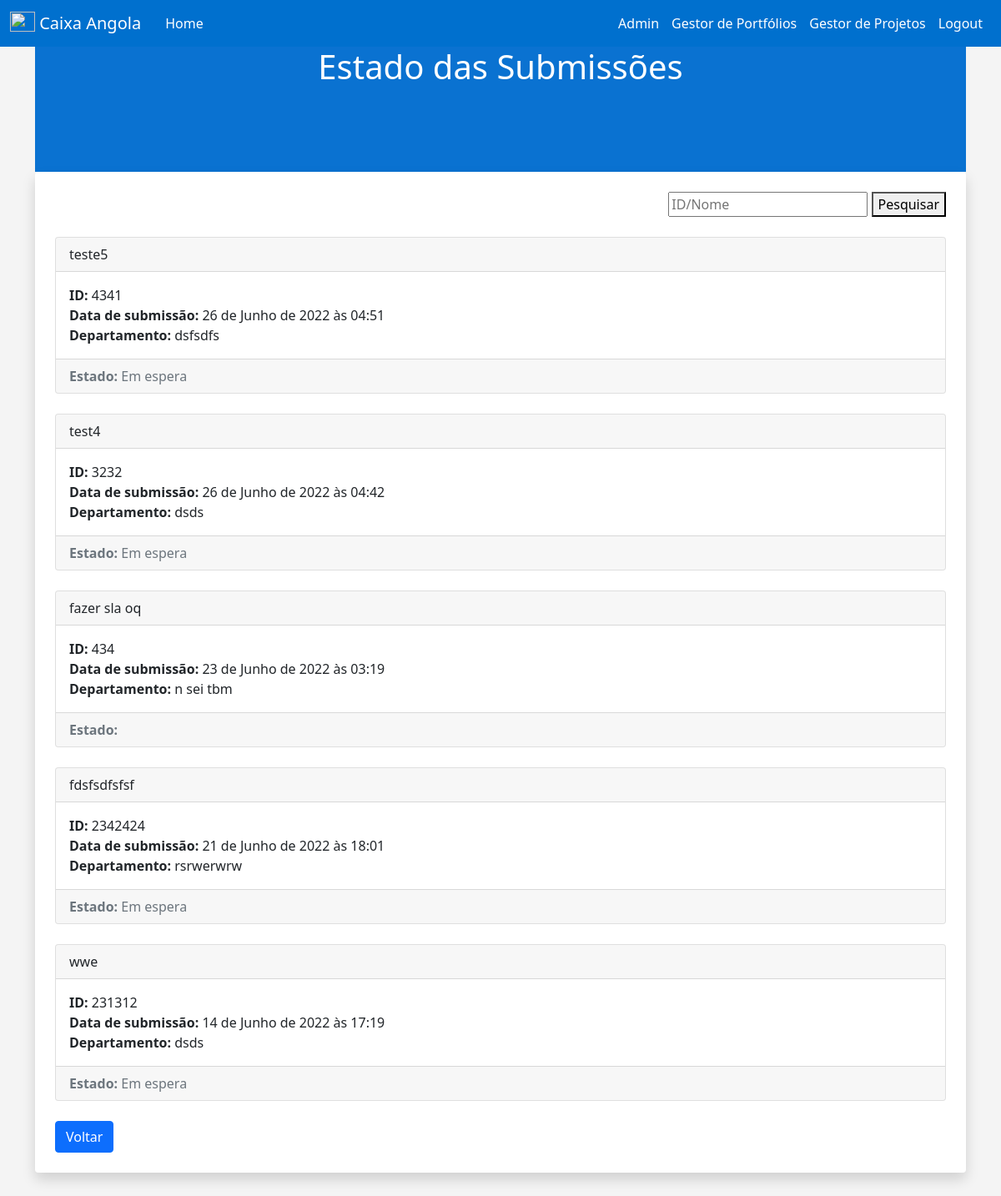
The app's page /SubmissionStatus (signed in) with its own data.
### main/models.py (models this page shows, shortened)
class Oportunidade(models.Model):
	state_choices = (
		("Em espera","Em espera"),
		("Em progresso", "Em progresso"),
		("Finalizado", "Finalizado")
	)
	is_approved_choices = (
		("Sim","Sim"),
		("Não", "Não"),
	)
	recursos_choices = (
		("Sim","Sim"),
		("Não", "Não"),
	)
	nome = models.CharField('Nome', max_length=120)
	id_number = models.IntegerField('ID')
	departamento = models.CharField('Departamento', max_length=120)
	email = models.EmailField(max_length=120)
	desc = models.TextField('Descrição da oportunidade', max_length=240)
	recursos = models.CharField(choices=recursos_choices, max_length=120)
	date = models.DateTimeField(auto_now_add=True)
	state = models.CharField(choices=state_choices, max_length=120, default='Em espera')
	is_approved = models.CharField(choices=is_approved_choices, max_length=120)
	user = models.ForeignKey(User, on_delete=models.CASCADE)

### main/views.py (the view)
# urls.py: path('SubmissionStatus', views.submissionstatus, name='submissionStatus'),
def submissionstatus(request):
	oportunidade_list = Oportunidade.objects.filter(user=request.user).order_by('-date')
	return render(request, 'submissionStatus.html', {
		'oportunidade_list': oportunidade_list
		})

### main/templatetags/auth_extras.py (called while the page is built)
@register.filter(name='has_group')
def has_group(user, group_name):
    group = Group.objects.get(name=group_name)
    return True if group in user.groups.all() else False

### main/templates/submissionStatus.html (shortened to what this page needs)
{% extends 'base.html' %}
{% load static %}
{% block content %}
  <!DOCTYPE html>
  <html>
  <head>
  </head>
  <body>
    <div class="container">
      <div class="header" style="background-color: #0A72D1;">
        <h1 style="text-align: center; color: white;" id="texto">Estado das Submissões</h1>
      </div>
      <div class="shadow p-4 mb-5 bg-body rounded">
      <div class="main">
        <form style="text-align: right;" method="POST" action="{% url 'submission_status_search' %}">
          <input type="search" name="searched" placeholder="ID/Nome">
          <button type="submit">Pesquisar</button>
        </form>
        {% for oportunidade in oportunidade_list %}
                    <div class="card">
                        <div class="card-header">
                            {{ oportunidade.nome }}
                        </div>
                        <div class="card-body">
                            <b>ID: </b>{{ oportunidade.id_number }}
                            <br/>
                            <b>Data de submissão: </b>{{ oportunidade.date }}
                            <br/>
                            <b>Departamento: </b>{{ oportunidade.departamento }}
                            <br/>
                        </div>
                        <div class="card-footer text-muted">
                          <b>Estado: </b>{{ oportunidade.state }}
                        </div>
                    </div>
                    {% endfor %}
                  </div>
                  <a href="index" class="btn btn-primary">Voltar</a>
                </div>
              </div>
  </body>
  </html>
{% endblock %}

### main/templates/base.html (shortened to what this page needs)
{% load static %}
<!doctype html>
<html lang="en">
  <head>
    <link href="https://cdn.jsdelivr.net/npm/bootstrap@5.1.3/dist/css/bootstrap.min.css" rel="stylesheet">
  </head>
  <body>
  {% include 'navbar.html' %}
  </body>
</html>
{% block content %}
{% endblock %}

### main/templates/navbar.html (shortened to what this page needs)
{% load static %}
{% load auth_extras %}
<nav class="navbar navbar-expand-lg navbar-dark" style="background-color: #0070ce;">
  <div class="container-fluid">
    <a class="navbar-brand" href="/">
      <img src="{% static 'main/images/CGDWhite.png' %}" alt="" width="30" height="24" class="d-inline-block align-text-top">
      Caixa Angola
    </a>
    <div class="collapse navbar-collapse" id="navbarSupportedContent">
      <ul class="navbar-nav me-auto mb-2 mb-lg-0">
        <li class="nav-item">
          <a class="nav-link active" aria-current="page" href="/">Home</a>
        </li>
        <li class="nav-item">
          <a class="nav-link" href="#"></a>
        </li>
      </ul>
      {% if user.is_authenticated %}
        {% if user.is_superuser %}
          <span class="navbar-text">
            <li>
              <a href="{% url 'admin:index' %}">Admin</a>
            </li>
          </span>
          <span class="navbar-text">
            <li>
              <a href="{% url 'indexPMO' %}">Gestor de Portfólios</a>
            </li>
          </span>
          <span class="navbar-text">
            <li>
              <a href="{% url 'indexGestor' %}">Gestor de Projetos</a>
            </li>
          </span>
        {% endif %}
        <span class="navbar-text">
          <li>
            <a href="{% url 'logout' %}">Logout</a>
          </li>
        </span>
      {% endif %}
    </div>
  </div>
</nav>

### main/templates/base.html (style rules this page uses)
body { background: #f4f4f4; }

### main/templates/navbar.html (style rules this page uses)
ul, li { list-style-type: none; padding-left: 5px; padding-right: 10px; }
a { text-decoration: none; }

### main/templates/submissionStatus.html (style rules this page uses)
.header { height: 150px; }

### records on screen
Oportunidade: nome "teste5", id_number "4341", date "26 de Junho de 2022 às 04:51", departamento "dsfsdfs", state "Em espera"
Oportunidade: nome "test4", id_number "3232", date "26 de Junho de 2022 às 04:42", departamento "dsds", state "Em espera"
Oportunidade: nome "fazer sla oq", id_number "434", date "23 de Junho de 2022 às 03:19", departamento "n sei tbm"
Oportunidade: nome "fdsfsdfsfsf", id_number "2342424", date "21 de Junho de 2022 às 18:01", departamento "rsrwerwrw", state "Em espera"
Oportunidade: nome "wwe", id_number "231312", date "14 de Junho de 2022 às 17:19", departamento "dsds", state "Em espera"
